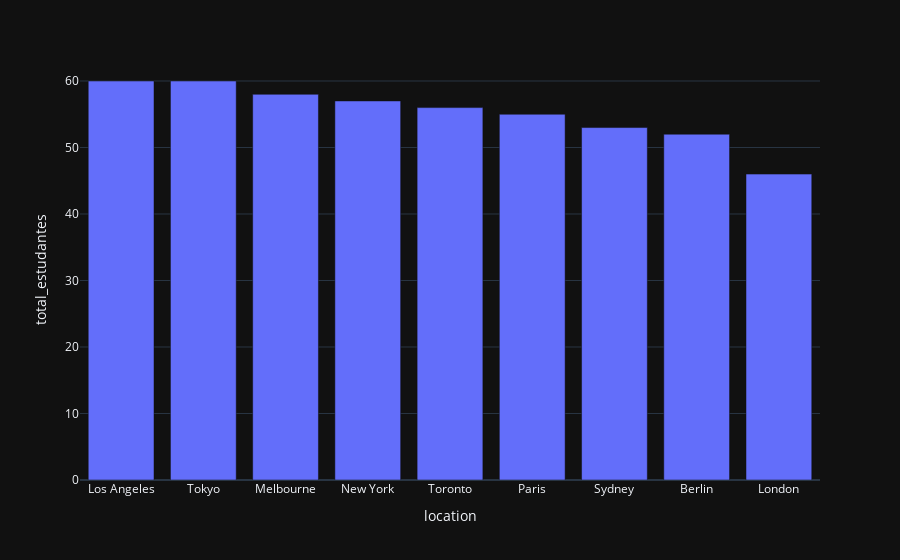

The notebook cell saved with this chart:
### Code cell
df_graph = px.bar(
    df_location,
    x='location',
    y='total_estudantes'
)
df_graph.show()

### Figure 1 — Plotly figure (JSON) as saved in the notebook; plotly's stock layout.template omitted (floating-point values rounded to 4 significant figures)
{"data": [{"hovertemplate": "location=%{x}<br>total_estudantes=%{y}<extra></extra>", "legendgroup": "", "marker": {"color": "#636efa", "pattern": {"shape": ""}}, "name": "", "orientation": "v", "showlegend": false, "textposition": "auto", "x": ["Los Angeles", "Tokyo", "Melbourne", "New York", "Toronto", "Paris", "Sydney", "Berlin", "London"], "xaxis": "x", "y": [60, 60, 58, 57, 56, 55, 53, 52, 46], "yaxis": "y", "type": "bar"}], "layout": {"xaxis": {"anchor": "y", "domain": [0.0, 1.0], "title": {"text": "location"}}, "yaxis": {"anchor": "x", "domain": [0.0, 1.0], "title": {"text": "total_estudantes"}}, "legend": {"tracegroupgap": 0}, "margin": {"t": 60}, "barmode": "relative"}}
